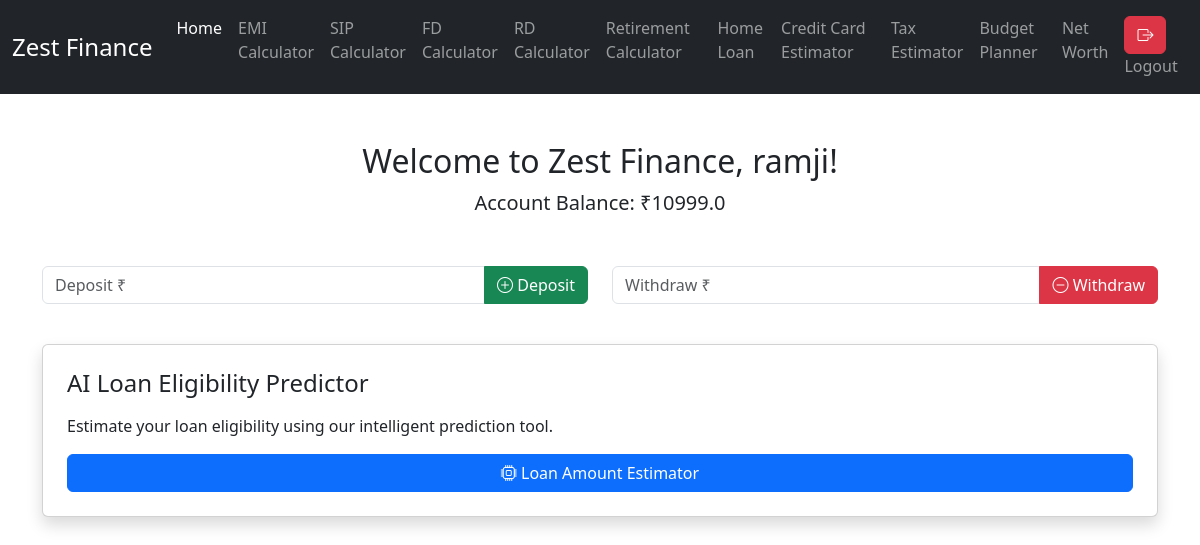
The app's page /dashboard/ (signed in), older data.
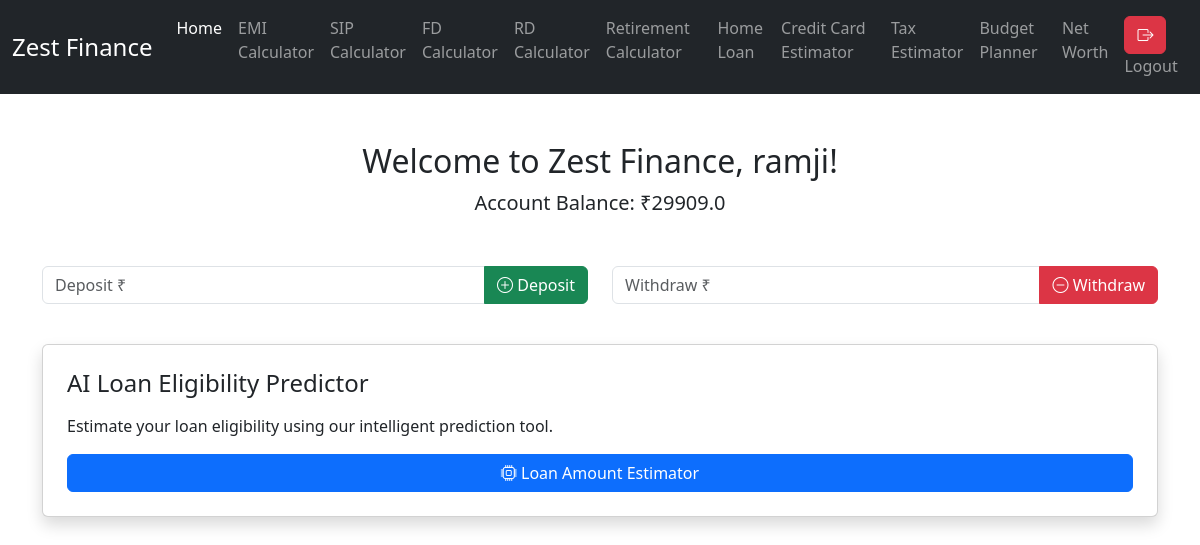
The same page, newer data.
### bank/models.py (models this page shows, shortened)
class BankAccount(models.Model):
    user = models.OneToOneField(User, on_delete=models.CASCADE)
    balance = models.FloatField(default=0.0)

### bank/views.py (the view)
# urls.py: path('dashboard/', login_required(views.dashboard_view), name='dashboard'),
@login_required
def dashboard_view(request):
    account = BankAccount.objects.get(user=request.user)
    return render(request, 'bank/dashboard.html', {'account': account})

### bank/templates/bank/dashboard.html (shortened to what this page needs)
{% load static %}
<!DOCTYPE html>
<html lang="en">
<head>
  <link href="https://cdn.jsdelivr.net/npm/bootstrap@5.3.0-alpha1/dist/css/bootstrap.min.css" rel="stylesheet" />
  <link href="https://cdn.jsdelivr.net/npm/bootstrap-icons/font/bootstrap-icons.css" rel="stylesheet" />
</head>
<body>
  <nav class="navbar navbar-expand-lg navbar-dark bg-dark">
    <div class="container-fluid">
      <a class="navbar-brand" href="#">Zest Finance</a>
      <div class="collapse navbar-collapse" id="navbarNav">
        <ul class="navbar-nav ms-auto">
          <li class="nav-item">
            <a class="nav-link active" aria-current="page" href="#"><span class="txt-danger">Home</span></a>
          </li>
          <li class="nav-item">
            <a class="nav-link" href="{% url 'emi' %}">EMI Calculator</a>
          </li>
          <li class="nav-item">
            <a class="nav-link" href="{% url 'sip' %}">SIP Calculator</a>
          </li>
          <li class="nav-item">
            <a class="nav-link" href="{% url 'fd' %}">FD Calculator</a>
          </li>
          <li class="nav-item">
            <a class="nav-link" href="{% url 'rd' %}">RD Calculator</a>
          </li>
          <li class="nav-item">
            <a class="nav-link" href="{% url 'retirement' %}">Retirement Calculator</a>
          </li>
          <li class="nav-item">
            <a class="nav-link" href="{% url 'home_loan' %}">Home Loan</a>
          </li>
          <li class="nav-item">
            <a class="nav-link" href="{% url 'credit_card' %}">Credit Card Estimator</a>
          </li>
          <li class="nav-item">
            <a class="nav-link" href="{% url 'tax' %}">Tax Estimator</a>
          </li>
          <li class="nav-item">
            <a class="nav-link" href="{% url 'budget' %}">Budget Planner</a>
          </li>
          <li class="nav-item">
            <a class="nav-link" href="{% url 'net_worth' %}">Net Worth</a>
          </li>
          <li class="nav-item">
            <a class="nav-link" href="{% url 'logout' %}"><i class="bi bi-box-arrow-right btn btn-danger"></i> Logout</a>
          </li>
        </ul>
      </div>
    </div>
  </nav>
  <div class="container mt-5">
    <div class="text-center mb-5">
      <h2>Welcome to Zest Finance, {{ user.username }}!</h2>
      <p class="lead">Account Balance: ₹{{ account.balance }}</p>
    </div>
    <div class="row mb-4">
      <div class="col-md-6">
        <form method="POST" action="{% url 'deposit' %}">
          <div class="input-group">
            <input type="number" step="0.01" name="amount" placeholder="Deposit ₹" required class="form-control">
            <button type="submit" class="btn btn-success">
              <i class="bi bi-plus-circle"></i> Deposit
            </button>
          </div>
        </form>
      </div>
      <div class="col-md-6">
        <form method="POST" action="{% url 'withdraw' %}">
          <div class="input-group">
            <input type="number" step="0.01" name="amount" placeholder="Withdraw ₹" required class="form-control">
            <button type="submit" class="btn btn-danger">
              <i class="bi bi-dash-circle"></i> Withdraw
            </button>
          </div>
        </form>
      </div>
    </div>
    <div class="section">
      <div class="card p-4 shadow rounded">
        <h4 class="mb-3">AI Loan Eligibility Predictor</h4>
        <p>Estimate your loan eligibility using our intelligent prediction tool.</p>
        <a href="{% url 'loan_estimator' %}" class="btn btn-primary">
          <i class="bi bi-cpu"></i> Loan Amount Estimator
        </a>
      </div>
    </div>
  </div>
</body>
</html>

Row changes from the older to the newer data that the page shows:
changed BankAccount: balance "10999.0" → "29909.0"
